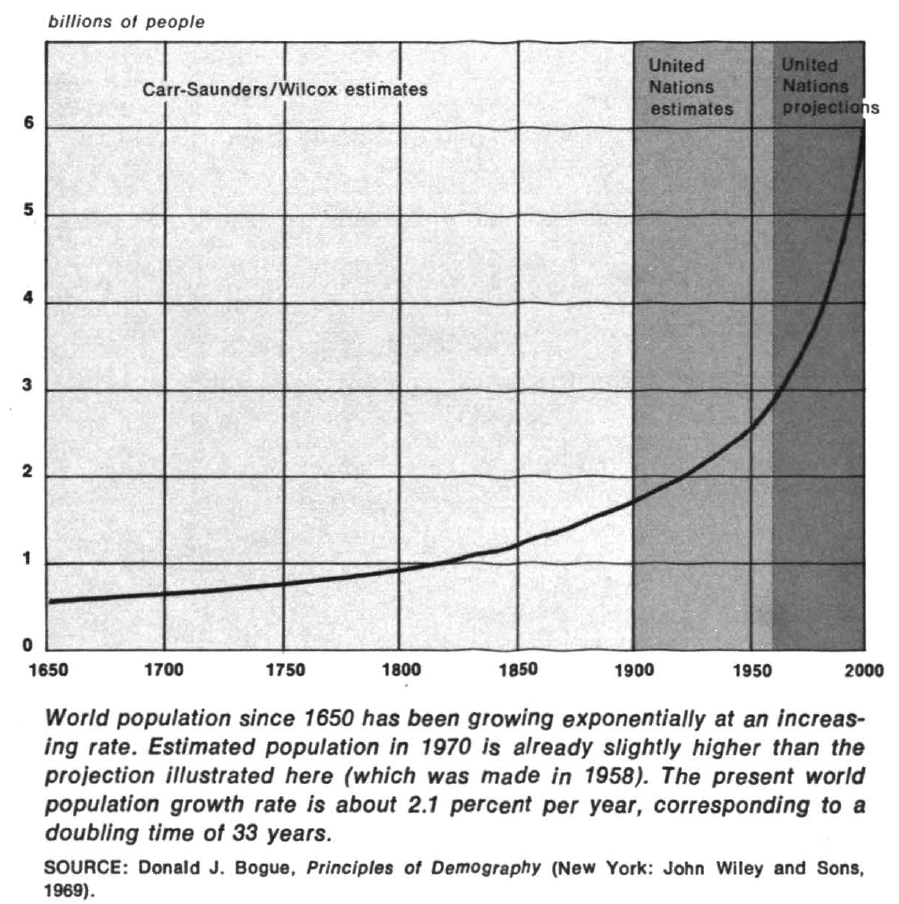
#> input picture Chapter 19/Carr-Sounders_Wilcox_UN_1968.png, 899 x 904 px
$ python Prediction_09_Carr-Sounders_Wilcox_UN_1968.py   (older library calls are emulated)
#> lines starting #> are read from the running program, lines starting #| are printed output that depends on the picture
### Chapter 19/Utilities.py
import sys
import numpy as np
from scipy.integrate import odeint
import matplotlib as mpl
if sys.platform.lower().startswith('win'):
    mpl.use('Qt5Agg')
    #print("Windows detected!")
import matplotlib.pyplot as plt
from matplotlib import rc

# [14 lines left out: functions Limit, Divide_Non_Zero, not called in this run]

class Control_Curve:
    """
    Base class for various modeling functions
    """
    # [16 lines left out: functions __init__, Compute, Compute_Cropped, not called in this run]
    def GetVector( self, x):
        """
        Calculates a numpy vector of given argument vector x
        """
        y = np.zeros(len(x))
        for i, vx in enumerate(x):
            y[i] = self.Compute( vx)
        return y
    # [55 lines left out: functions GetVector_Cropped, GetVector_Normalized, GetVector_Integrated, Plot, not called in this run]

class Sigmoid( Control_Curve):
    """
    Defines a sigmoid curve
    y(x) = left + (right-left)/(1+exp(-slope*(x-x0))) + shift
    """
    def __init__( self, x0=0.0, s0=1.0, left=0.0, right=1.0, shift=0.0, s1=-999.0):
        self.Name = "Sigmoid"
        self.X0 = x0
        self.S0 = s0
        self.S1 = s1
        self.Left = left
        self.Right = right
        self.Shift = shift
        Control_Curve.__compute = self
        return
    def Compute( self, x):
        x -= self.X0
        if self.S1 != -999.0 and x>0: x *= -self.S1
        else: x *= -self.S0
        if x < -500.0: return self.Right + self.Shift
        if x > 500.0: return self.Left + self.Shift
        e = np.exp( x)
        y = self.Left + (self.Right-self.Left)/(1.0+e) + self.Shift
        return y
    # [5 lines left out: function Plot, not called in this run]

class Bathtub( Control_Curve):
    """
    Defines a bathtub curve
    y(x) = Sigmoid1( x0, s0, left, middle) + Sigmoid2( x1, s1, 0, right-middle)
    """
    def __init__( self, x0=-1.0, s0=1.0, x1 = 1.0, s1=0.5, left=0.0, middle=1.0, right=0.0, shift=0.0):
        self.Name = "Bathtub"
        self.X0 = x0
        self.X1 = x1
        self.S0 = s0
        self.S1 = s1
        self.Left = left
        self.Middle = middle
        self.Right = right
        self.Shift = shift
        Control_Curve.__compute = self
        return
    # [14 lines left out: functions Compute, Plot, not called in this run]

class Hubbert( Control_Curve):
    """
    Defines a Hubbert curve
    y(x) = peak * 4 * exp( - slope * (x-x0) / (1+exp(- slope * (x-x0))^2
    """
    def __init__( self, x0=0.0, s0=1.0, s1=0.5, peak= 1.0, shift=0.0):
        self.Name = "Hubbert"
        self.X0 = x0
        self.S0 = s0
        self.S1 = s1
        self.Peak = peak
        self.Shift = shift
        Control_Curve.__compute = self
        return
    def Compute( self, x):
        x -= self.X0
        if x < 0.0: x *= -self.S0
        else: x *= -self.S1
        if x < -500.0: return self.Shift
        if x > 500.0: return self.Shift
        e = np.exp( x)
        y = 4.0 * self.Peak * e / (1+e) / (1+e) + self.Shift
        return y
    # [5 lines left out: function Plot, not called in this run]

class GenHubbert( Control_Curve):
    """
    Defines a generalized Hubbert curve
    y(x) = peak * 4 * exp( - slope * gamma * (x-x0) / (1+exp(- slope * gamma * (x-x0))^(1/gamma + 1)
    """
    # [23 lines left out: functions __init__, Compute, Plot, not called in this run]

class Gauss( Control_Curve):
    """
    Defines a Gauss curve
    y(x) = peak * exp( - slope * (x-x0)^2)
    """
    # [25 lines left out: functions __init__, Compute, Plot, not called in this run]

class Kapitsa( Control_Curve):
    """
    Defines a Karpitsa curve
    'Успехи физических наук' 139(1) 57-71, РАН, 1996
    y(x) = peak / (1 + (slope*(x0-x))^2)
    """
    # [21 lines left out: functions __init__, Compute, Plot, not called in this run]

class KapitsaIntegral( Control_Curve):
    """
    Defines a Karpitsa integral curve
    'Успехи физических наук' 139(1) 57-71, РАН, 1996
    y(x) = K / tau * (0.5*pi - arctan((x0-x)/tau))
    """
    def __init__( self, x0=2007, K=186e3, tau=42, shift=0.0):
        self.Name = "Kapitsa Integral"
        self.X0 = x0
        self.Tau = tau
        self.Peak = K
        self.Shift = shift
        Control_Curve.__compute = self
        return
    # [10 lines left out: functions Compute, Plot, not called in this run]

class Weibull( Control_Curve):
    """
    Defines a Weibull curve
    y(x) = B * k * ( B * (x-x0))^(k-1)) * exp(-( B * (x-x0))^(k)))
    """
    # [23 lines left out: functions __init__, Compute, Plot, not called in this run]

class Gompertz( Control_Curve):
    """
    Defines a Gompertz curve
    y(x) = sigma * gamma * Q0 * exp(-sigma*exp(-gamma*(x-x0)))) * exp(-gamma*(x-x0))
    """
    # [21 lines left out: functions __init__, Compute, Plot, not called in this run]

class GompertzIntegral( Control_Curve):
    """
    Defines a Gompertz integral curve
    y(x) = Q0 * exp(-sigma*exp(-gamma*(x-x0))))
    """
    # [21 lines left out: functions __init__, Compute, Plot, not called in this run]

class Linear_Combo (Control_Curve):
    """
    Provides interpolation as a linear combination
    of several Control_Curve functions
    """
    def __init__( self):
        self.Name = "Linear Combination"
        self.Wavelets = []
        return
    def Compute( self, x):
        tmp = 0.0
        for w in self.Wavelets:
            tmp += w.Compute( x)
        return tmp
    # [4 lines left out: function Plot, not called in this run]

class Markov_Chain:
    """
    Defines Markov chain filter
    taus - number of characteristic delays
    """
    # [107 lines left out: functions __init__, GetRho, Delay, Filter, FilterN, Cumulative and 3 more, not called in this run]

def Strings_To_Array( Strings):
    """
    Converts strings into an array
    """
    tmp = []
    for s in Strings:
        try:
            d = float(s)
            tmp += [d]
        except:
            tmp += [0.0]
            print("Warning: float conversion error, value {:s}".format(s))
            continue
    return np.array( tmp)

def Load_Calibration( file_Name, var_Names, separator=',', verbose=False):
    """
    Loads data from a CSV file
    """
    dataStrings = Load_Calibration_Text( file_Name, var_Names, separator, verbose)
    tmp = ()
    for ds in dataStrings:
        tmp_d = Strings_To_Array( ds)
        tmp += (tmp_d,)
    return tmp

def Load_Calibration_Text( file_Name, var_Names, separator=',', verbose=False):
    """
    Loads text data from a CSV file
    """
#> called with file_Name = 'Population_Calibration.csv', separator = ',', verbose = False
    if verbose:
        print( "Parsing file: {:s}".format( file_Name))
    fin = open( file_Name, "rt", encoding="cp1252")
#> (reads Chapter 15/Population_Calibration.csv from the repository)
    var_Found = []
    var_Indexes = []
    data_Arrays = []
    try:
        while True:
            s = fin.readline()
            if len(s) <= 0: break
            s = s.strip()
            if s.startswith( "#"): continue
            ss = s.split( separator)
            for n in var_Names:
                if not n in ss: continue
                for position, nf in enumerate(ss):
                    if nf != n: continue
                    var_Found += [ n]
                    var_Indexes += [position]
                    data_Arrays += [[]]
                    if verbose:
                        print( '   Found: variable "{:s}" at position {:d}'.format( n, position))
            break
        while True:
            s = fin.readline()
            if len(s) <= 0: break
            if s.startswith( "#"): continue
            s = s.strip()
            ss = s.split( separator)
            for i, position in enumerate(var_Indexes):
                if position >= len(ss): continue
                data_Arrays[i] += [ss[position]]
    except:
        print ( "Error parsing file " + file_Name)
    fin.close()
    tmp = ()
    for i, n in enumerate( var_Found):
        d = data_Arrays[i]
        tmp += (d,)
        if verbose:
            print( '   Variable "{:s}" has {:d} rows'.format( n, len(d)))
    return tmp

def Prepare_Russian_Font():
    """
    Makes sure matplotlib can write in Russian
    """
    # Use system default font
    #font = {'family': 'Verdana',
    font = { 'weight': 'normal',
        'size': '16'}
    rc('font', **font)
    mpl.rcParams['figure.dpi'] = 80
    if __name__ == "__main__":
        print( "Backend detected: {:s}".format( mpl.get_backend()))
    return

#
# Automatically sets Russian code for all users of Utility
# Comment out if Russian font not needed
#
Prepare_Russian_Font()
InteractiveModeOn = not ('-t' in sys.argv)

#
# Test code
#
# [51 lines that do not run on import are left out]

### Chapter 19/Population.py
from Utilities import *

class Population:
    """
    Describes population (as a Malthus-Velhurst equation solution AKA Shark Fin)
    Peak_Year - peak population year
    Peak_Value - peak population value
    L_Slope - left slope
    R_Slope - right slope
    Additionaly creates three approximate UN solutions using linear combinations of Sigmoid and Hubbert functions
    """
    def __init__( self, Peak_Year=2057, Peak_Value=8000, L_Slope=0.028, R_Slope=0.080):
        self._Model0 = Linear_Combo()
        self._Model0.Wavelets += [Bathtub( -650,0.0025,2200,0.004,30,260,4250)]
        self._Model0.Wavelets += [Hubbert( Peak_Year, L_Slope, R_Slope, Peak_Value)]
        self._Model0.Wavelets += [Hubbert( 1950, 0.2, 0.2, -250)]
        self._Model0.Wavelets += [Hubbert( 2000, 0.1, 0.2, 150)]
        self._Model0.Wavelets += [Hubbert( 1970, 0.3, 0.3, -50)]
        self._Model0.Wavelets += [Hubbert( 1870, 0.1, 0.05, 120)]
        self._Model0.Wavelets += [Hubbert( 1930, 0.2, 0.2, -50)]
        self.Name = "PyWorld 2017"
        self.Calibration_Year, self.Calibration_Total, self.Calibration_Yerr = Load_Calibration(
            "Population_Calibration.csv", ["Year", "Population", "Yerror"])
        self.UN_Low = Linear_Combo()
        self.UN_Low.Name = "UN Low Case"
        self.UN_Low.Wavelets += [ Sigmoid( x0=2002.0, s0=0.03300, left=980.000, right=11600.000, shift=0.000)]
        self.UN_Low.Wavelets += [ Hubbert( x0=1855.5, s0=0.07523, s1=0.10878, peak=182.819, shift=0.000)]
        self.UN_Low.Wavelets += [ Hubbert( x0=1903.0, s0=0.06400, s1=0.06400, peak=353.000, shift=0.000)]
        self.UN_Low.Wavelets += [ Hubbert( x0=1951.0, s0=0.17975, s1=0.21109, peak=-118.000, shift=0.000)]
        self.UN_Low.Wavelets += [ Hubbert( x0=1964.0, s0=0.30994, s1=0.34868, peak=-69.500, shift=0.000)]
        self.UN_Low.Wavelets += [ Hubbert( x0=1992.0, s0=0.30994, s1=0.31987, peak=79.000, shift=0.000)]
        self.UN_Low.Wavelets += [ Hubbert( x0=2010.0, s0=0.36475, s1=0.13208, peak=-32.500, shift=0.000)]
        self.UN_Low.Wavelets += [ Hubbert( x0=2037.8, s0=0.16307, s1=0.10332, peak=-31.025, shift=0.000)]
        self.UN_Low.Wavelets += [ Sigmoid( x0=2085.0, s0=0.04452, left=0.000, right=-6116.317, shift=0.000)]
        self.UN_Low.Wavelets += [ Hubbert( x0=2017.0, s0=0.16677, s1=0.20335, peak=155.000, shift=0.000)]
        self.UN_Low.Wavelets += [ Hubbert( x0=2062.0, s0=0.11881, s1=0.12884, peak=-128.000, shift=0.000)]
        self.UN_Medium = Linear_Combo()
        self.UN_Medium.Name = "UN Medium Case"
        self.UN_Medium.Wavelets += [ Sigmoid( x0=2002.0, s0=0.03300, left=980.000, right=11600.000, shift=0.000)]
        self.UN_Medium.Wavelets += [ Hubbert( x0=1855.5, s0=0.07523, s1=0.10878, peak=182.819, shift=0.000)]
        self.UN_Medium.Wavelets += [ Hubbert( x0=1903.0, s0=0.06400, s1=0.06400, peak=353.000, shift=0.000)]
        self.UN_Medium.Wavelets += [ Hubbert( x0=1951.0, s0=0.17975, s1=0.21109, peak=-118.000, shift=0.000)]
        self.UN_Medium.Wavelets += [ Hubbert( x0=1964.0, s0=0.30994, s1=0.34868, peak=-69.500, shift=0.000)]
        self.UN_Medium.Wavelets += [ Hubbert( x0=1992.0, s0=0.30994, s1=0.31987, peak=79.000, shift=0.000)]
        self.UN_Medium.Wavelets += [ Hubbert( x0=2010.0, s0=0.36475, s1=0.13208, peak=-32.500, shift=0.000)]
        self.UN_Medium.Wavelets += [ Hubbert( x0=2037.8, s0=0.16307, s1=0.10332, peak=-31.025, shift=0.000)]
        self.UN_High = Linear_Combo()
        self.UN_High.Name = "UN High Case"
        self.UN_High.Wavelets += [ Sigmoid( x0=2002.000, s0=0.03300, left=980.000, right=11600.000, shift=0.000)]
        self.UN_High.Wavelets += [ Hubbert( x0=1855.500, s0=0.07523, s1=0.10878, peak=182.819, shift=0.000)]
        self.UN_High.Wavelets += [ Hubbert( x0=1903.000, s0=0.06400, s1=0.06400, peak=353.000, shift=0.000)]
        self.UN_High.Wavelets += [ Hubbert( x0=1951.000, s0=0.17975, s1=0.21109, peak=-118.000, shift=0.000)]
        self.UN_High.Wavelets += [ Hubbert( x0=1964.000, s0=0.30994, s1=0.34868, peak=-69.500, shift=0.000)]
        self.UN_High.Wavelets += [ Hubbert( x0=1992.000, s0=0.30994, s1=0.31987, peak=79.000, shift=0.000)]
        self.UN_High.Wavelets += [ Hubbert( x0=2010.000, s0=0.36475, s1=0.13208, peak=-32.500, shift=0.000)]
        self.UN_High.Wavelets += [ Hubbert( x0=2037.800, s0=0.16307, s1=0.10332, peak=-31.025, shift=0.000)]
        self.UN_High.Wavelets += [ Sigmoid( x0=2085.000, s0=0.05121, left=0.000, right=8218.938, shift=0.000)]
        self.UN_High.Wavelets += [ Hubbert( x0=2017.000, s0=0.22877, s1=0.27615, peak=-116.000, shift=0.000)]
        self.UN_High.Wavelets += [ Hubbert( x0=2056.000, s0=0.13014, s1=0.20680, peak=80.975, shift=0.000)]
        self.UN_High.Wavelets += [ Hubbert( x0=2088.000, s0=0.14967, s1=0.20132, peak=-171.671, shift=0.000)]
        self.Velhurst_Analytical = Sigmoid( 1997, 0.0370, 1390, 10500)
        self.Velhurst_Analytical.Name = "Velhurst Analytical"
        self.Kapitsa_Analytical = KapitsaIntegral( 2003, 176e3, 44)
        self.Kapitsa_Analytical.Name = "Kapitsa Analytical"
        return
    #
    # Loads historical data
    #
    def LoadHistorical(self):
        self.Historical_Year, self.Historical_Total, self.Historical_Yerr = Load_Calibration(
            "Earth_Historical.csv", ["Year", "Population", "Yerror"])
    #
    # Creates the solution vector
    #
    # [4 lines left out: function Solve, not called in this run]
    #
    # Computes the approximation
    #
    def Compute( self, t):
        tmp = self._Model0.Compute( t)
        return tmp

class Population_World3:
    """
    Описывает популяцию матрицей Лесли с шагом 1 год
    year0 - начальный год модели
    population0 - общее население в начальном году
    tfr - количество живых родов в среднем у женщщны
    leb - ожидаемая продолжительность жизни при рождении
    m2f - отношение мальчики:девочки при рождении
    """
    # [87 lines left out: functions __init__, Set_Attrition_Model, Compute_LEB, Compute_Next_Year, Normalize, not called in this run]

class Entity_UN:
    """
    Рrovides a programmatic interface to the UN country statistical data and future estimates
    The current statistics is from 1950 to 2017.
    The future estimates are from 2018 till 2100.
    """
    # [469 lines left out: functions __init__, GetAccuracy, isAFR, isASIA, isOCEANIA, isNAM and 4 more, not called in this run]
    def SmoothTail( self):
        self.Population = Filter( self.Population, 0, 150, [1,1,1,2,2,2,1,1,1])
        return
    # [26 lines left out: functions AppendPre1950, __openFile__, GetLandUsage, not called in this run]

#
# Reads UN data bases, extracts entries
#
class Population_UN:
    # [54 lines left out: functions __init__, GetEntity, not called in this run]

class Country_Fertility():
    # [45 lines left out: functions __init__, Add_TFR, Add_LEB, Get_TFR_vs_Year, Get_LEB_vs_Year, Get_TFR_vs_LEB, not called in this run]

class UN_Fertility():
    # [268 lines left out: function __init__, not called in this run]

### Chapter 19/Prediction_09_Carr-Sounders_Wilcox_UN_1968.py
from Population import *
from Predictions import *
from scipy.misc import imread
import matplotlib.cbook as cbook
import os

T = np.linspace( 1650, 2050, 401)
P0 = Population()
P1 = Linear_Combo()
P1.Wavelets += [Sigmoid( x0=1980.000, s0=0.01236, left=0.486, right=4.900)]
P1.Wavelets += [Hubbert( x0=2030.000, s0=0.05641, s1=0.05000, peak=5.100)]
P1.Wavelets += [Hubbert( x0=2000.000, s0=1.00000, s1=0.05000, peak=0.337)]
P1.Wavelets += [Hubbert( x0=1850.000, s0=0.50000, s1=0.50000, peak=-0.100)]
Pop1 = P1.GetVector(T)

fig = plt.figure( figsize=(15,10))
img = imread( cbook.get_sample_data( os.getcwd() + '/Carr-Sounders_Wilcox_UN_1968.png'))
#> img is the input picture: shape (904, 899, 3); min 8, max 255, mean 212.1
plt.imshow(img, zorder=0, extent=[1630.8, 2015.1, -2.950, 7.450],  interpolation='nearest', aspect='auto')

plt.errorbar( P0.Calibration_Year, P0.Calibration_Total/1000, yerr=P0.Calibration_Yerr/1000, fmt=".", color="b", label="Реальная популяция (ООН, 2015)")
plt.plot( T, Pop1, "--", lw=2, color="r", label="Аппроксимация 1972 г")
plt.xlabel("Год")
plt.xlim( 1640, 2050)
plt.ylabel("млрд")
plt.ylim( -3, 10)
plt.title( 'Данные о популяции Земли в "Пределах роста" 1972 г')
plt.grid(True)
plt.legend(loc=0)
plt.savefig( "./Graphs/figure_19_09.png")
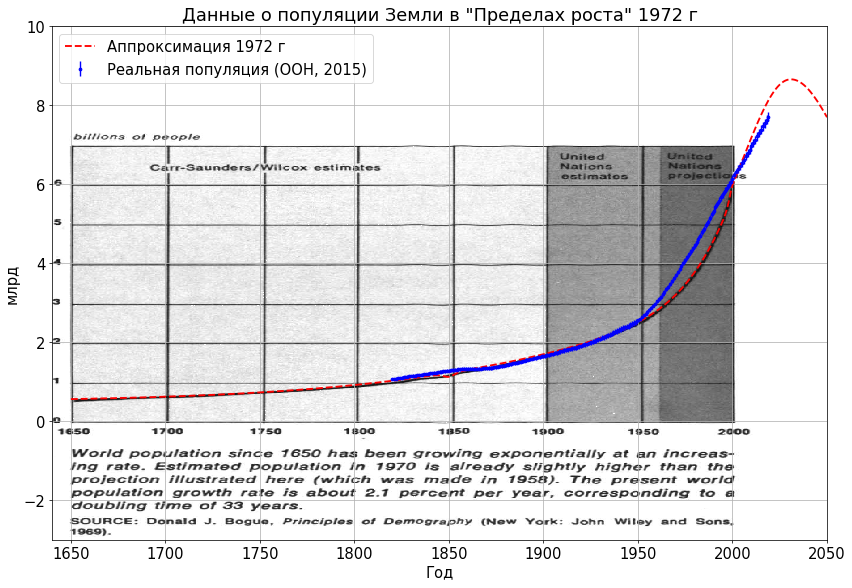
#> figure drawn by matplotlib, 1 panel
if InteractiveModeOn: plt.show(True)
